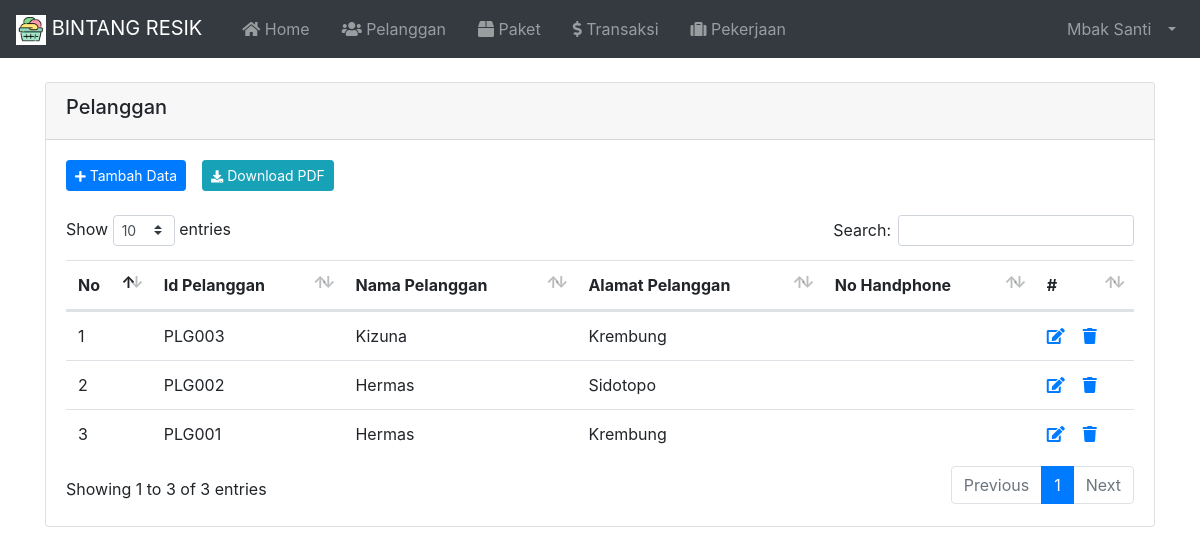
The app's page /index.php?page=Pelanggan (signed in) with its own data.
### tables this page shows
CREATE TABLE `tbl_karyawan` (
  `id` int(11) NOT NULL,
  `nama` varchar(100) NOT NULL,
  `username` varchar(30) NOT NULL,
  `password` varchar(255) NOT NULL,
  `email` varchar(255) NOT NULL,
  `no_hp` varchar(20) NOT NULL,
  `alamat` varchar(100) NOT NULL,
  `catatan` varchar(255) NOT NULL,
  `image` varchar(255) NOT NULL,
  `role` varchar(20) NOT NULL
);

CREATE TABLE `tbl_pelanggan` (
  `id` varchar(10) NOT NULL,
  `nama` varchar(100) NOT NULL,
  `alamat` varchar(255) NOT NULL,
  `no_hp` varchar(20) NOT NULL
);

### index.php (called while the page is built, shortened)
<?php
  require 'load/config.php';
  require 'load/function.php';
?>
<?php require_once 'header.php'; ?>
<?php require 'content.php'; ?>
<?php require_once 'footer.php'; ?>

### load/function.php (called while the page is built, shortened)
<?php
  require 'config.php';
  function viewDatas( $query ) {
    global $koneksi;
    $result = mysqli_query($koneksi, $query);
    $rows = [];
      while ($row = mysqli_fetch_assoc($result)) {
        $rows[] = $row;
      }
    return $rows;
  }
  function viewAllData($tabel) {
    global $koneksi;
    $query = "SELECT * FROM $tabel ORDER BY id DESC";
    $result = mysqli_query($koneksi, $query);
    $rows = [];
      while ($row = mysqli_fetch_assoc($result)) {
        $rows[] = $row;
      }
    return $rows;
  }
?>

### page/pelanggan/pelanggan.php (the view, shortened to what this page needs)
<div class="container">
  <div class="card mt-4 mb-4">
    <div class="card-header">
      <h5>Pelanggan</h5>
    </div>
    <div class="card-body">
      <div class="d-flex justify-content-start mb-4">
        <a href="?page=TambahPelanggan" type="button" class="btn btn-sm btn-primary mr-3"><i class="fas fa-plus fa-sm text-white"></i> Tambah Data</a>
        <a href="page/pelanggan/laporanpelanggan.php" target="_blank" type="button" class="btn btn-sm btn-info mr-3"><i class="fas fa-download fa-sm text-white"></i> Download PDF</a>
      </div>
      <table id="dataTables" class="table table-hover">
        <thead>
          <tr>
            <th>No</th>
            <th>Id Pelanggan</th>
            <th>Nama Pelanggan</th>
            <th>Alamat Pelanggan</th>
            <th>No Handphone</th>
            <th>#</th>
          </tr>
        </thead>
        <tbody>
          <?php $no = 1; ?>
          <?php $pelanggan = viewAllData("tbl_pelanggan"); ?>
          <?php foreach($pelanggan as $data) : ?>
          <tr>
            <td><?= $no++;?></td>
            <td><?= $data['id']; ?></td>
            <td><?= $data['nama']; ?></td>
            <td><?= $data['alamat']; ?></td>
            <td><?= $data['no_hp']; ?></td>
            <td>
              <a href="?page=EditPelanggan&id=<?php echo $data['id']; ?>">
                <span class="fas fa-edit"></span>
              </a>
              <?php
                $id = $data['id'];
                $result = viewDatas("SELECT * FROM `tbl_transaksi` WHERE tbl_transaksi.id_pelanggan = '$id'");
                if ( count($result) > 0 ) { ?>
                <a href="#"
                  onclick="return confirm('Data sedang digunakan');">
                  <span class="fas fa-trash"></span>
              <?php } else { ?>
                <a href="?page=HapusPelanggan&id=<?php echo $data['id']; ?>"
                  onclick="return confirm('Yakin ingin hapus <?= $data['nama']; ?>');">
                  <span class="fas fa-trash"></span>
              <?php } ?>
            </td>
          </tr>
          <?php endforeach; ?>
        </tbody>
      </table>
    </div>
  </div>
</div>

### header.php (shortened to what this page needs)
<?php
  $id = $_SESSION['id'];
  $result = mysqli_query($koneksi, "SELECT * FROM tbl_karyawan WHERE id = '$id'");
  $user = mysqli_fetch_assoc($result);
?>
<!DOCTYPE html>
<html lang="en">
<head>
	<link rel="stylesheet" href="asset/vendor/bootstrap-4.5.3/css/bootstrap.min.css">
	<link rel="stylesheet" href="asset/vendor/fontawesome/css/all.min.css">
	<link rel="stylesheet" href="asset/vendor/datatables-b4/datatables.min.css">
</head>
<body>
	<nav class="navbar navbar-expand-lg navbar-dark bg-dark">
		<a class="navbar-brand" href="index.php">
			<img src="asset/img/favicon.png" width="30" height="30" alt="">
			BINTANG RESIK
		</a>
		<div class="collapse navbar-collapse" id="navbarSupportedContent">
			<ul class="navbar-nav mr-auto">
				<li class="nav-item ml-3">
					<a class="nav-link" href="index.php"><i class="fas fa-home"></i> Home<span class="sr-only">(current)</span></a>
				</li>
				<li class="nav-item ml-3">
					<a class="nav-link" href="?page=Pelanggan"><i class="fas fa-users"></i> Pelanggan</a>
				</li>
				<li class="nav-item ml-3">
					<a class="nav-link" href="?page=Paket"><i class="fas fa-box"></i> Paket</a>
				</li>
				<li class="nav-item ml-3">
					<a class="nav-link " href="?page=Transaksi"><i class="fas fa-dollar-sign"></i> Transaksi</a>
				</li>
				<?php if($user['role']=='Karyawan'): ?>
				<li class="nav-item ml-3">
					<a class="nav-link" href="?page=Pekerjaan"><i class="fas fa-suitcase"></i> Pekerjaan</a>
				</li>
				<?php endif; ?>
			</ul>
			<ul class="navbar-nav ml-auto">
				<li class="nav-item dropdown">
					<a class="nav-link dropdown-toggle" href="#" id="userDropdown" role="button" data-toggle="dropdown"
						aria-haspopup="true" aria-expanded="false">
						<span class="mr-2 d-none d-lg-inline"><?= $user['nama']; ?></span>
					</a>
				</li>
			</ul>
		</div>
	</nav>

### records on screen
tbl_karyawan: nama "Mbak Santi"
tbl_pelanggan: id "PLG003", nama "Kizuna", alamat "Krembung"
tbl_pelanggan: id "PLG002", nama "Hermas", alamat "Sidotopo"
tbl_pelanggan: id "PLG001", nama "Hermas", alamat "Krembung"
